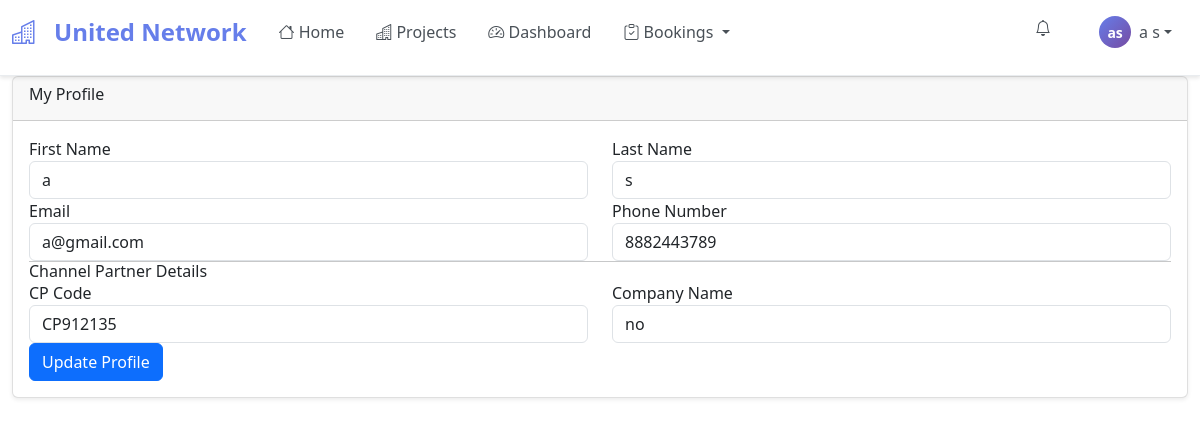
The page /profile/ (signed in) on the database its author committed.
### crm/models.py (models this page shows, shortened)
class User(AbstractUser):
    USER_TYPES = [
        ('super_admin', 'Super Admin'),
        ('admin_l1', 'Admin Level 1'),
        ('admin_l2', 'Admin Level 2'),
        ('admin_l3', 'Admin Level 3'),
        ('cp', 'Channel Partner'),
        ('vp', 'Vice Partner'),
        ('rm', 'Relationship Manager'),
        ('team_head', 'Team Head'),
        ('team_leader', 'Team Leader'),
        ('branch', 'Branch Manager'),
        ('commission_admin', 'Commission Admin'),  # New user type for commission handling
    ]
    phone_number = models.CharField(max_length=15, unique=True)
    user_type = models.CharField(max_length=20, choices=USER_TYPES, default='cp')
    is_verified = models.BooleanField(default=False)
    sponsor = models.ForeignKey('self', on_delete=models.SET_NULL, null=True, blank=True, related_name='sponsored_users')
    level = models.IntegerField(default=1)
    parent_user = models.ForeignKey('self', on_delete=models.SET_NULL, null=True, blank=True, related_name='team_members')
    email_notifications = models.BooleanField(default=True)
    sms_notifications = models.BooleanField(default=True)
    whatsapp_notifications = models.BooleanField(default=True)
    last_login_ip = models.GenericIPAddressField(blank=True, null=True)
    login_count = models.IntegerField(default=0)
    can_act_as_cp = models.BooleanField(default=False)  # For direct bookings
    created_at = models.DateTimeField(auto_now_add=True)
    updated_at = models.DateTimeField(auto_now=True)
    USERNAME_FIELD = 'phone_number'
    REQUIRED_FIELDS = ['username', 'email']

class ChannelPartner(models.Model):
    user = models.OneToOneField(User, on_delete=models.CASCADE)
    cp_code = models.CharField(max_length=20, unique=True, blank=True)
    company_name = models.CharField(max_length=200)
    pan_number = models.CharField(max_length=10, validators=[
        RegexValidator(r'^[A-Z]{5}[0-9]{4}[A-Z]{1}$', 'Enter a valid PAN number.')
    ])
    rera_number = models.CharField(max_length=50, blank=True)
    gst_number = models.CharField(max_length=15, blank=True)
    bank_name = models.CharField(max_length=100)
    account_number = models.CharField(max_length=20)
    ifsc_code = models.CharField(max_length=11)
    address = models.TextField()
    city = models.CharField(max_length=100, blank=True)
    state = models.CharField(max_length=100, blank=True)
    pincode = models.CharField(max_length=10, blank=True)
    is_active = models.BooleanField(default=True)
    is_verified = models.BooleanField(default=False)
    can_create_vps = models.BooleanField(default=False)
    created_at = models.DateTimeField(auto_now_add=True)
    updated_at = models.DateTimeField(auto_now=True)

### crm/views.py (the view, shortened to what this page needs)
# urls.py: path('profile/', views.profile_view, name='profile'),
@login_required
def profile_view(request):
    user = request.user
    context = {'user': user}
    if hasattr(user, 'channelpartner'):
        context['cp'] = user.channelpartner
    return render(request, 'crm/profile.html', context)

### templates/crm/profile.html (shortened to what this page needs)
{% extends 'base.html' %}
{% load static %}
{% block content %}
<div class="container-fluid">
    <div class="row">
        <div class="col-12">
            <div class="card">
                <div class="card-header">
                    <h3 class="card-title">
                         My Profile
                    </h3>
                </div>
                <div class="card-body">
                    <form method="post">
                        <div class="row">
                            <div class="col-md-6">
                                <div class="form-group">
                                    <label for="first_name">First Name</label>
                                    <input type="text" class="form-control" id="first_name" name="first_name" value="{{ user.first_name }}">
                                </div>
                            </div>
                            <div class="col-md-6">
                                <div class="form-group">
                                    <label for="last_name">Last Name</label>
                                    <input type="text" class="form-control" id="last_name" name="last_name" value="{{ user.last_name }}">
                                </div>
                            </div>
                        </div>
                        <div class="row">
                            <div class="col-md-6">
                                <div class="form-group">
                                    <label for="email">Email</label>
                                    <input type="email" class="form-control" id="email" name="email" value="{{ user.email }}">
                                </div>
                            </div>
                            <div class="col-md-6">
                                <div class="form-group">
                                    <label for="phone_number">Phone Number</label>
                                    <input type="text" class="form-control" id="phone_number" value="{{ user.phone_number }}" readonly>
                                </div>
                            </div>
                        </div>
                        {% if cp %}
                        <hr>
                        <h5>Channel Partner Details</h5>
                        <div class="row">
                            <div class="col-md-6">
                                <div class="form-group">
                                    <label>CP Code</label>
                                    <input type="text" class="form-control" value="{{ cp.cp_code }}" readonly>
                                </div>
                            </div>
                            <div class="col-md-6">
                                <div class="form-group">
                                    <label>Company Name</label>
                                    <input type="text" class="form-control" value="{{ cp.company_name }}" readonly>
                                </div>
                            </div>
                        </div>
                        {% endif %}
                        <button type="submit" class="btn btn-primary">
                             Update Profile
                        </button>
                    </form>
                </div>
            </div>
        </div>
    </div>
</div>
{% endblock %}

### templates/base.html (shortened to what this page needs)
<!DOCTYPE html>
<html lang="en">
<head>
    <link href="https://cdn.jsdelivr.net/npm/bootstrap@5.3.0/dist/css/bootstrap.min.css" rel="stylesheet">
    <link href="https://cdn.jsdelivr.net/npm/bootstrap-icons@1.10.0/font/bootstrap-icons.css" rel="stylesheet">
    <script src="https://cdn.tailwindcss.com"></script>
</head>
<body>
    <nav class="navbar navbar-expand-lg navbar-light bg-white fixed-top">
        <div class="container-fluid">
           <a class="navbar-brand" href="{% url 'home' %}">
    <i class="bi bi-buildings me-2"></i>
    <span>United Network</span>
</a>
            <div class="collapse navbar-collapse" id="navbarNav">
                <ul class="navbar-nav me-auto">
                    <li class="nav-item">
                        <a class="nav-link" href="{% url 'home' %}">
                            <i class="bi bi-house"></i> Home
                        </a>
                    </li>
                    <li class="nav-item">
                        <a class="nav-link" href="{% url 'projects_list' %}">
                            <i class="bi bi-buildings"></i> Projects
                        </a>
                    </li>
                    {% if user.is_authenticated %}
                        <li class="nav-item">
                            <a class="nav-link" href="{% url 'dashboard' %}">
                                <i class="bi bi-speedometer2"></i> Dashboard
                            </a>
                        </li>
                        <li class="nav-item dropdown">
                            <a class="nav-link dropdown-toggle" href="#" role="button" data-bs-toggle="dropdown">
                                <i class="bi bi-clipboard-check"></i> Bookings
                            </a>
                        </li>
                    {% endif %}
                </ul>
                <ul class="navbar-nav">
                    {% if user.is_authenticated %}
                        <li class="nav-item dropdown me-3">
                            <a class="nav-link position-relative" href="#" role="button" data-bs-toggle="dropdown" id="notificationDropdown">
                                <i class="bi bi-bell"></i>
                            </a>
                        </li>
                        <li class="nav-item dropdown">
                            <a class="nav-link dropdown-toggle d-flex align-items-center" href="#" role="button" data-bs-toggle="dropdown">
                                <div class="user-avatar me-2">
                                    {% if user.first_name and user.last_name %}
                                        {{ user.first_name.0 }}{{ user.last_name.0 }}
                                    {% elif user.first_name %}
                                        {{ user.first_name.0 }}
                                    {% else %}
                                        {{ user.username.0 }}
                                    {% endif %}
                                </div>
                                <span>{{ user.get_full_name|default:user.username }}</span>
                            </a>
                        </li>
                    {% endif %}
                </ul>
            </div>
        </div>
    </nav>
    {% block content %}
    {% endblock %}
    {% load static %}
</body>
</html>

### templates/base.html (style rules this page uses)
body { padding-top: 76px !important; }
.navbar { box-shadow: 0 2px 4px rgba(0,0,0,.1) !important; background-color: #ffffff !important; border-bottom: 1px solid #e9ecef !important; z-index: 9999 !important; min-height: 76px !important; position: fixed !important; top: 0 !important; left: 0 !important; right: 0 !important; width: 100% !important; display: block !important; visibility: visible !important; }
.navbar-brand { font-weight: bold; display: flex; align-items: center; gap: 10px; color: #667eea !important; font-size: 1.5rem; text-decoration: none; }
.navbar-nav .nav-link { color: #495057 !important; font-weight: 500; padding: 0.5rem 1rem !important; transition: all 0.3s ease; }
.navbar-collapse { z-index: 9998 !important; }
.navbar-nav { z-index: 9997 !important; }
.nav-item.dropdown { position: relative !important; }
.navbar * { visibility: visible !important; opacity: 1 !important; }
.user-avatar { width: 32px; height: 32px; border-radius: 50%; background: linear-gradient(135deg, #667eea 0%, #764ba2 100%); display: flex; align-items: center; justify-content: center; color: white; font-weight: bold; font-size: 14px; }
.card { box-shadow: 0 0.125rem 0.25rem rgba(0, 0, 0, 0.075); border: 1px solid rgba(0, 0, 0, 0.125); }
.btn { border-radius: 0.375rem; }

### rows shown on the page
User: first_name.0 "a", last_name.0 "s", get_full_name "a s", first_name "a", last_name "s", email "a@gmail.com", phone_number "8882443789"
ChannelPartner: cp_code "CP912135", company_name "no"
